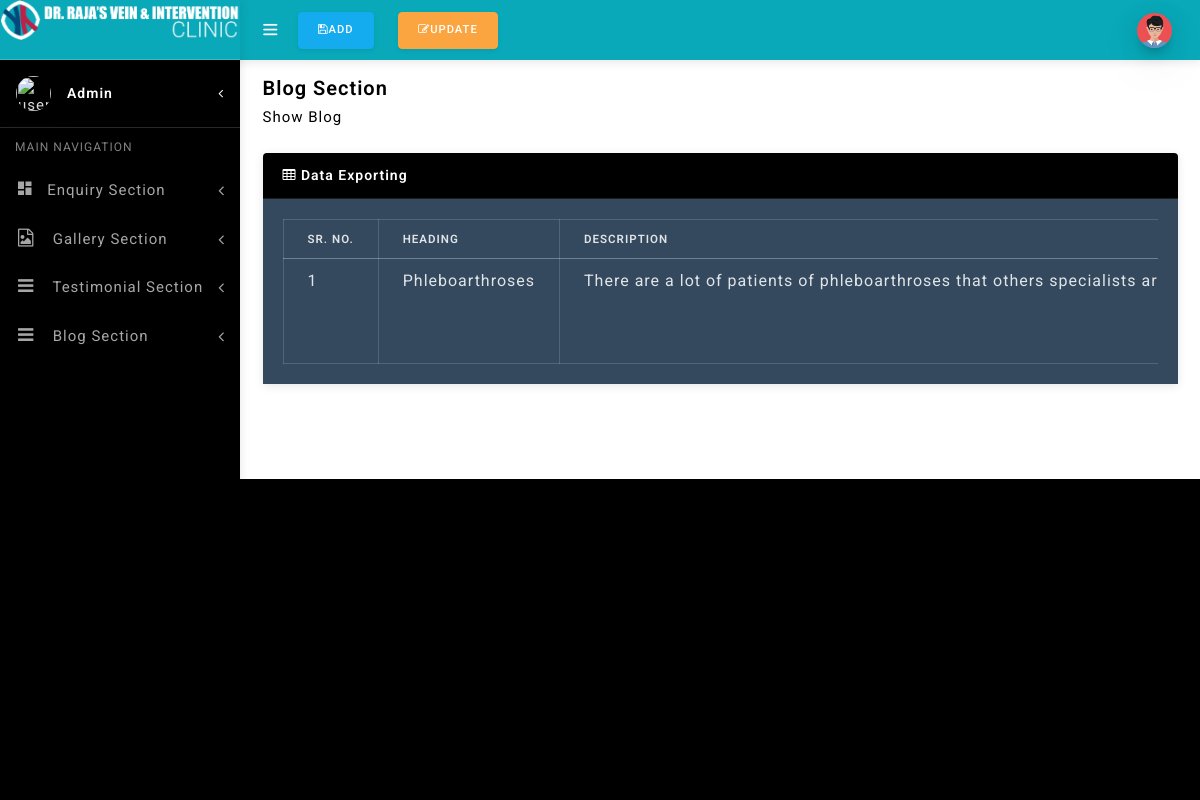
The app's page /admin/show-blog.php (signed in) with its own data.
### tables this page shows
CREATE TABLE `tbblog` (
  `id` int(11) NOT NULL,
  `photo` text NOT NULL,
  `heading` text NOT NULL,
  `description` text NOT NULL,
  `status` text NOT NULL,
  `date` text NOT NULL
);

### admin/show-blog.php (the view, shortened to what this page needs)
<?php include_once('header.php'); ?>
	<nav class="navbar navbar-expand fixed-top">
  <ul  class="navbar-nav mr-auto align-items-center">
					<li class="nav-item">
					  <a class="nav-link toggle-menu" href="javascript:void();">
					   <i class="icon-menu menu-icon"></i>
					 </a>
					</li>
					<li class="nav-item">
					    <a class="nav-link active" href="add-gallery.php">
						<button type="button" class="btn btn-primary  waves-effect waves-light m-1"><i class="fa fa-save"></i>Add</button></a>
					  </li>
					  <li class="nav-item">
					   <a class="nav-link active" href="show-gallery.php">
						<button type="button" class="btn btn-warning waves-effect waves-light m-1"><i class="fa fa-edit"></i>Update</button></a>
					  </li>
  </ul>
  <ul class="navbar-nav align-items-center right-nav-link">
    <li class="nav-item">
      <a class="nav-link dropdown-toggle dropdown-toggle-nocaret" data-toggle="dropdown" href="#">
        <span class="user-profile"><img src="assets/images/avatars/avatar-13.png" class="img-circle" alt="user avatar"></span>
      </a>
    </li>
  </ul>
</nav>
</header>
  <div class="content-wrapper">
    <div class="container-fluid">
     <div class="row pt-2 pb-2">
        <div class="col-sm-9">
		    <h4 class="page-title">Blog Section</h4>
		    <ol class="breadcrumb">
            <li class="breadcrumb-item"><a href="#">Show Blog</a></li>
         </ol>
	   </div>
     </div>
      <div class="row">
        <div class="col-lg-12">
          <div class="card">
            <div class="card-header"><i class="fa fa-table"></i> Data Exporting</div>
            <div class="card-body">
              <div class="table-responsive">
              <table id="example" class="table table-bordered">
                <thead>
                    <tr>
                        <th>Sr. No.</th>
                        <th>Heading</th>
                        <th>Description</th>
                    </tr>
                </thead>
				 <?php
									 include('connection.php');
									 $counter = 0;
									 $sql="select * from tbblog order by id desc";
									  $r=mysqli_query($dbcon,$sql);
								      while($row=mysqli_fetch_array($r))
								      {
								     ?>
                <tbody>
                    <tr>
                       <td><?php echo ++$counter; ?></td>
														<td><?php echo $row['heading']; ?></td>
													<td><?php echo $row['description']; ?></td>
                    </tr>
                </tbody>
									  <?php } ?>
            </table>
            </div>
            </div>
          </div>
        </div>
      </div>
    </div>
    </div>
  </div>
</body>
</html>

### records on screen
tbblog: heading "Phleboarthroses", description "There are a lot of patients of phleboarthroses that others specialists…"
